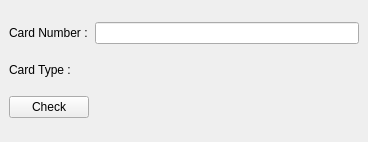
<?xml version="1.0" encoding="UTF-8"?>
<ui version="4.0">
 <class>MainWindow</class>
 <widget class="QMainWindow" name="MainWindow">
  <property name="geometry">
   <rect>
    <x>0</x>
    <y>0</y>
    <width>368</width>
    <height>142</height>
   </rect>
  </property>
  <property name="windowTitle">
   <string>Card Validator</string>
  </property>
  <widget class="QWidget" name="centralwidget">
   <layout class="QGridLayout" name="gridLayout">
    <item row="0" column="1">
     <widget class="QLineEdit" name="numberInput">
      <property name="minimumSize">
       <size>
        <width>200</width>
        <height>0</height>
       </size>
      </property>
      <property name="inputMethodHints">
       <set>Qt::ImhNone</set>
      </property>
      <property name="maxLength">
       <number>20</number>
      </property>
     </widget>
    </item>
    <item row="2" column="0">
     <widget class="QLabel" name="typeLabel">
      <property name="sizePolicy">
       <sizepolicy hsizetype="Preferred" vsizetype="Fixed">
        <horstretch>0</horstretch>
        <verstretch>0</verstretch>
       </sizepolicy>
      </property>
      <property name="text">
       <string>Card Type : </string>
      </property>
     </widget>
    </item>
    <item row="0" column="0">
     <widget class="QLabel" name="numberLabel">
      <property name="text">
       <string>Card Number :</string>
      </property>
     </widget>
    </item>
    <item row="2" column="1">
     <widget class="QLabel" name="cardType">
      <property name="text">
       <string/>
      </property>
     </widget>
    </item>
    <item row="3" column="1">
     <widget class="QLabel" name="isValid">
      <property name="text">
       <string/>
      </property>
     </widget>
    </item>
    <item row="3" column="0">
     <widget class="QPushButton" name="isValidButton">
      <property name="text">
       <string>Check</string>
      </property>
     </widget>
    </item>
   </layout>
  </widget>
 </widget>
 <resources/>
 <connections/>
</ui>
